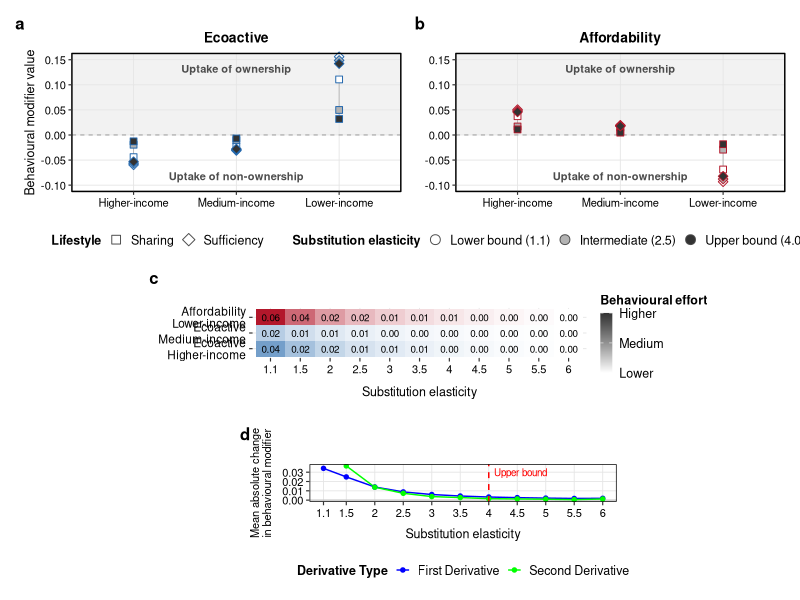
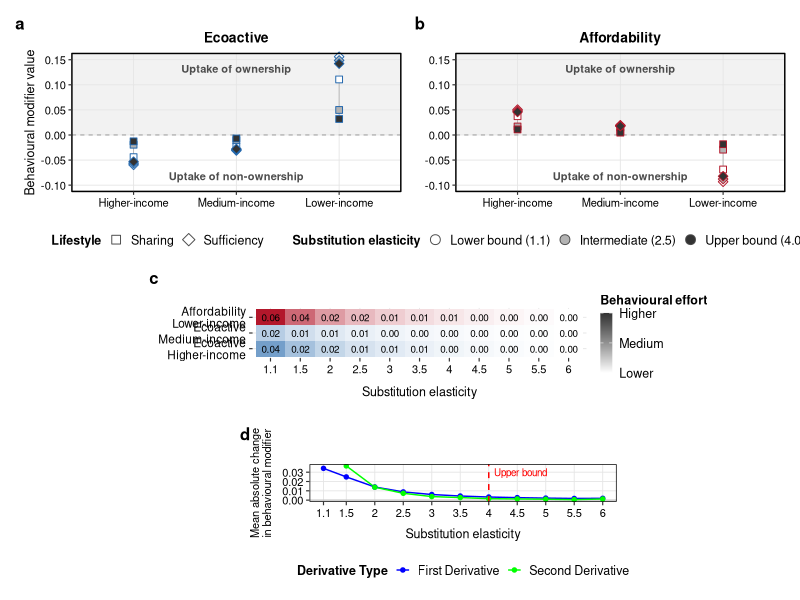
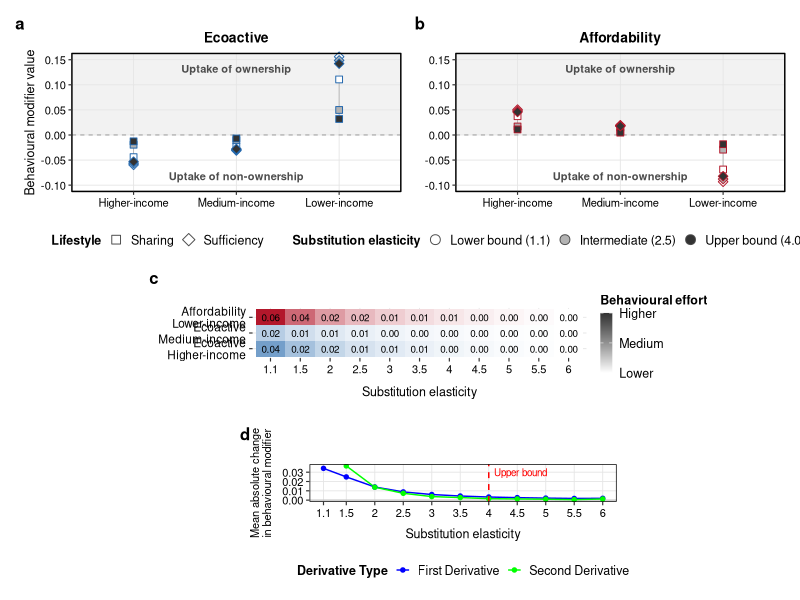

Source code (R) for these figures, in order:
library(ggplot2)
library(readxl)
library(dplyr)
library(tidyr)
library(patchwork)
library(scales)
Sys.setlocale("LC_ALL", "en_US.UTF-8")

options(scipen = 999)

sigmas <- c(1.1, 1.5, 2.0, 2.5, 3.0, 3.5, 4.0, 4.5, 5.0, 5.5, 6.0)

sharing_ecoactive <- data.frame(
  sigma       = sigmas,
  lowcarbon   = c(-0.0441650390,-0.0318603515,-0.0240966796,-0.0194091796,-0.0164794921,-0.0142822265,-0.0126708984,-0.0113525390,-0.0103271484,-0.0095947265,-0.0088623046),
  cautious    = c(-0.0233642578,-0.0169189453,-0.0129638671,-0.0104736328,-0.0090087890,-0.0078369140,-0.0069580078,-0.0062255859,-0.0057861328,-0.0053466796,-0.0049072265),
  constrained = c( 0.1106689453, 0.0812255859, 0.0617431640, 0.0498779296, 0.0418212890, 0.0361083984, 0.0318603515, 0.0284912109, 0.0257080078, 0.0235107421, 0.0216064453)
)

sharing_affordability <- data.frame(
  sigma       = sigmas,
  lowcarbon   = c( 0.0374267578, 0.0273193359, 0.0208740234, 0.0169189453, 0.0142822265, 0.0123779296, 0.0110595703, 0.0100341796, 0.0091552734, 0.0084228515, 0.0078369140),
  cautious    = c( 0.0150146484, 0.0110595703, 0.0084228515, 0.0069580078, 0.0059326171, 0.0052001953, 0.0046142578, 0.0043212890, 0.0038818359, 0.0035888671, 0.0034423828),
  constrained = c(-0.0687744140,-0.0491455078,-0.0366943359,-0.0292236328,-0.0243896484,-0.0208740234,-0.0183837890,-0.0163330078,-0.0147216796,-0.0134033203,-0.0122314453)
)

sufficiency_ecoactive <- data.frame(
  sigma       = sigmas,
  lowcarbon   = c(-0.0595458984,-0.0585205078,-0.0573486328,-0.0563232421,-0.0551513671,-0.0542724609,-0.0532470703,-0.0523681640,-0.0514892578,-0.0506103515,-0.0497314453),
  cautious    = c(-0.0309814453,-0.0305419921,-0.0299560546,-0.0293701171,-0.0289306640,-0.0283447265,-0.0279052734,-0.0274658203,-0.0270263671,-0.0267333984,-0.0262939453),
  constrained = c( 0.1559326171, 0.1537353515, 0.1510986328, 0.1486083984, 0.1464111328, 0.1442138671, 0.1421630859, 0.1404052734, 0.1385009765, 0.1368896484, 0.1352783203)
)

sufficiency_affordability <- data.frame(
  sigma       = sigmas,
  lowcarbon   = c( 0.0506103515, 0.0497314453, 0.0488525390, 0.0481201171, 0.0472412109, 0.0465087890, 0.0459228515, 0.0451904296, 0.0446044921, 0.0440185546, 0.0434326171),
  cautious    = c( 0.0194091796, 0.0191162109, 0.0188232421, 0.0185302734, 0.0182373046, 0.0179443359, 0.0176513671, 0.0175048828, 0.0172119140, 0.0170654296, 0.0169189453),
  constrained = c(-0.0932373046,-0.0916259765,-0.0897216796,-0.0878173828,-0.0859130859,-0.0840087890,-0.0822509765,-0.0804931640,-0.0788818359,-0.0772705078,-0.0756591796)
)

deriv_raw <- data.frame(
  sigma     = rep(sigmas, each = 6),
  lifestyle = rep(c("Ecoactive","Ecoactive","Ecoactive",
                    "Affordability","Affordability","Affordability"), 11),
  hh        = rep(c("lowcarbon","cautious","constrained",
                    "lowcarbon","cautious","constrained"), 11),
  first_d = c(
    0.0307617187500000, 0.0161132812500000,-0.0736083985000000,
    -0.0252685547500000,-0.0098876952500000, 0.0490722655000000,
    0.0222981771111111, 0.0115559896666667,-0.0543619792222222,
    -0.0183919271111111,-0.0073242187777778, 0.0356445312222222,
    0.0124511719000000, 0.0064453125000000,-0.0313476563000000,
    -0.0104003906000000,-0.0041015625000000, 0.0199218750000000,
    0.0076171875000000, 0.0039550781000000,-0.0199218750000000,
    -0.0065917969000000,-0.0024902344000000, 0.0123046875000000,
    0.0051269531000000, 0.0026367188000000,-0.0137695312000000,
    -0.0045410157000000,-0.0017578125000000, 0.0083496094000000,
    0.0038085937000000, 0.0020507812000000,-0.0099609375000000,
    -0.0032226562000000,-0.0013183593000000, 0.0060058594000000,
    0.0029296875000000, 0.0016113281000000,-0.0076171875000000,
    -0.0023437500000000,-0.0008789063000000, 0.0045410156000000,
    0.0023437500000000, 0.0011718750000000,-0.0061523437000000,
    -0.0019042969000000,-0.0007324219000000, 0.0036621094000000,
    0.0017578125000000, 0.0008789063000000,-0.0049804688000000,
    -0.0016113281000000,-0.0007324219000000, 0.0029296875000000,
    0.0014648438000000, 0.0008789063000000,-0.0041015625000000,
    -0.0013183594000000,-0.0004394531000000, 0.0024902343000000,
    -0.0017444957272727,-0.0009721235636364, 0.0042746803818182,
    0.0015314275454545, 0.0006525212909091,-0.0024369673272727
  ),
  second_d = c(
    -0.0338541665555556,-0.0182291663333333, 0.0769856771111111,
    0.0275065105555556, 0.0102539058888889,-0.0537109371111111,
    -0.0338541665555556,-0.0182291663333333, 0.0769856771111111,
    0.0275065105555556, 0.0102539058888889,-0.0537109371111111,
    -0.0123046876000000,-0.0058593756000000, 0.0304687500000000,
    0.0099609376000000, 0.0046875004000000,-0.0199218752000000,
    -0.0070312500000000,-0.0041015620000000, 0.0152343752000000,
    0.0052734372000000, 0.0017578120000000,-0.0105468748000000,
    -0.0029296876000000,-0.0011718752000000, 0.0093750000000000,
    0.0029296876000000, 0.0011718756000000,-0.0052734376000000,
    -0.0023437500000000,-0.0011718752000000, 0.0058593748000000,
    0.0023437504000000, 0.0005859372000000,-0.0041015624000000,
    -0.0011718748000000,-0.0005859372000000, 0.0035156252000000,
    0.0011718744000000, 0.0011718748000000,-0.0017578128000000,
    -0.0011718752000000,-0.0011718752000000, 0.0023437500000000,
    0.0005859380000000,-0.0005859372000000,-0.0017578120000000,
    -0.0011718748000000, 0.0000000004000000, 0.0023437496000000,
    0.0005859372000000, 0.0005859372000000,-0.0011718756000000,
    0.0000000000000000,-0.0000000004000000, 0.0011718756000000,
    0.0005859376000000, 0.0005859380000000,-0.0005859372000000,
    0.0010697798424242, 0.0006170099212121,-0.0026944246606061,
    -0.0009011008484848,-0.0003151632969697, 0.0015935724424242
  )
) %>% mutate(row_idx = row_number())

sigma_breaks <- deriv_raw %>% group_by(sigma) %>% slice(1) %>% pull(row_idx)
sigma_labels <- as.character(sigmas)

ub_x <- deriv_raw %>% filter(sigma == 4.0) %>% slice(1) %>% pull(row_idx)
ub_y <- deriv_raw %>% filter(sigma == 4.0) %>% pull(second_d) %>% mean()

make_long <- function(df, lifestyle, behaviour) {
  df %>%
    pivot_longer(c(lowcarbon, cautious, constrained),
                 names_to = "HH_type", values_to = "Lifestyle_modifier") %>%
    mutate(
      Scenario_lifestyle = lifestyle,
      Behaviour          = behaviour,
      Elasticity         = sigma,
      Income_group       = case_when(
        HH_type == "lowcarbon"   ~ "Higher-income",
        HH_type == "cautious"    ~ "Medium-income",
        HH_type == "constrained" ~ "Lower-income"
      )
    ) %>%
    select(-sigma, -HH_type)
}

df_sharing <- bind_rows(
  make_long(sharing_ecoactive,     "Ecoactive",    "Sharing"),
  make_long(sharing_affordability, "Affordability", "Sharing")
)

df_sufficiency <- bind_rows(
  make_long(sufficiency_ecoactive,     "Ecoactive",    "Sufficiency"),
  make_long(sufficiency_affordability, "Affordability", "Sufficiency")
)

df_all <- bind_rows(df_sharing, df_sufficiency)

df_all$Income_group <- factor(df_all$Income_group,
                              levels = c("Higher-income","Medium-income","Lower-income"))
df_all$Behaviour    <- factor(df_all$Behaviour, levels = c("Sharing","Sufficiency"))

df_levels <- df_all %>%
  filter(round(Elasticity, 1) %in% c(1.1, 2.5, 4.0)) %>%
  mutate(Ecosystem = case_when(
    round(Elasticity, 1) == 1.1 ~ "Lower bound (1.1)",
    round(Elasticity, 1) == 2.5 ~ "Intermediate (2.5)",
    round(Elasticity, 1) == 4.0 ~ "Upper bound (4.0)"
  ))

df_levels$Ecosystem <- factor(df_levels$Ecosystem,
                              levels = c("Lower bound (1.1)",
                                         "Intermediate (2.5)",
                                         "Upper bound (4.0)"))

scenario_colors  <- c("Ecoactive" = "#2166AC", "Affordability" = "#B2182B")
behaviour_shapes <- c("Sharing" = 22, "Sufficiency" = 23)

# ── Theme ─────────────────────────────────────────────────────────────────────
theme_nature <- function() {
  theme_bw(base_size = 10) +
    theme(
      panel.grid.major  = element_line(color = "grey90", linewidth = 0.3),
      panel.grid.minor  = element_blank(),
      panel.border      = element_rect(color = "black", linewidth = 0.5),
      axis.title        = element_text(size = 9),
      axis.text         = element_text(size = 8, color = "black"),
      axis.ticks        = element_line(linewidth = 0.4),
      legend.position   = "bottom",
      legend.title      = element_text(size = 9, face = "bold"),
      legend.text       = element_text(size = 9),
      legend.key.size   = unit(0.4, "cm"),
      legend.background = element_blank(),
      plot.title        = element_text(size = 10, face = "bold", hjust = 0.5),
      plot.margin       = margin(5, 5, 5, 5)
    )
}

create_levels_panel <- function(data, scenario_name, title, show_y_label = TRUE) {
  subset_data <- data %>% filter(Scenario_lifestyle == scenario_name)
  
  ggplot(subset_data,
         aes(x     = Income_group,
             y     = Lifestyle_modifier,
             color = Scenario_lifestyle,
             shape = Behaviour,
             group = interaction(Income_group, Scenario_lifestyle, Behaviour))) +
    annotate("rect", xmin = -Inf, xmax = Inf, ymin = 0, ymax = Inf,
             fill = "grey90", alpha = 0.5) +
    geom_hline(yintercept = 0, linetype = "dashed",
               color = "grey50", linewidth = 0.25) +
    annotate("text", x = "Medium-income", y = 0.14,
             label = "Uptake of ownership",
             hjust = 0.5, vjust = 1, size = 2.8,
             color = "grey30", fontface = "bold") +
    annotate("text", x = "Medium-income", y = -0.09,
             label = "Uptake of non-ownership",
             hjust = 0.5, vjust = 0, size = 2.8,
             color = "grey30", fontface = "bold") +
    geom_line(linewidth = 0.3, color = "grey70") +
    geom_point(aes(fill = Ecosystem), size = 2.25, stroke = 0.5) +
    scale_color_manual(values = scenario_colors, guide = "none") +
    scale_shape_manual(values = behaviour_shapes, name = "Lifestyle") +
    scale_fill_manual(
      values = c("Lower bound (1.1)"  = "white",
                 "Intermediate (2.5)"  = "grey70",
                 "Upper bound (4.0)"   = "grey20"),
      name = "Substitution elasticity"
    ) +
    guides(
      shape = guide_legend(order = 1,
                           override.aes = list(size = 3, fill = "white",
                                               color = "grey30")),
      fill  = guide_legend(order = 2,
                           override.aes = list(shape = 21, size = 3,
                                               color = "grey30"))
    ) +
    labs(
      x     = NULL,
      y     = if (show_y_label) "Behavioural modifier value" else NULL,
      title = title
    ) +
    scale_y_continuous(breaks = seq(-0.10, 0.15, by = 0.05),
                       labels = number_format(accuracy = 0.05)) +
    coord_cartesian(ylim = c(-0.10, 0.15), clip = "off") +
    theme_nature()
}

p_eco    <- create_levels_panel(df_levels, "Ecoactive",    "Ecoactive",
                                show_y_label = TRUE)
p_afford <- create_levels_panel(df_levels, "Affordability", "Affordability",
                                show_y_label = FALSE)

top_row <- (p_eco | p_afford) +
  plot_layout(guides = "collect") &
  theme(legend.position = "bottom")

heatmap_data <- df_sharing %>%
  group_by(Scenario_lifestyle, Income_group) %>%
  mutate(
    best_case      = Lifestyle_modifier[which.max(Elasticity)],
    diff_from_best = Lifestyle_modifier - best_case,
    effort_gap     = abs(diff_from_best)
  ) %>%
  ungroup()

heatmap_filtered <- heatmap_data %>%
  filter(
    (Scenario_lifestyle == "Ecoactive"    & Income_group == "Higher-income")   |
      (Scenario_lifestyle == "Ecoactive"    & Income_group == "Medium-income") |
      (Scenario_lifestyle == "Affordability" & Income_group == "Lower-income")
  ) %>%
  mutate(
    Group_label = case_when(
      Scenario_lifestyle == "Ecoactive"    & Income_group == "Higher-income"   ~
        "Ecoactive\nHigher-income",
      Scenario_lifestyle == "Ecoactive"    & Income_group == "Medium-income" ~
        "Ecoactive\nMedium-income",
      Scenario_lifestyle == "Affordability" & Income_group == "Lower-income"    ~
        "Affordability\nLower-income"
    ),
    Elasticity_rounded = round(Elasticity, 1)
  ) %>%
  group_by(Scenario_lifestyle, Income_group, Group_label, Elasticity_rounded) %>%
  summarise(effort_gap = mean(effort_gap), .groups = "drop")

heatmap_filtered$Group_label <- factor(heatmap_filtered$Group_label,
                                       levels = c("Ecoactive\nHigher-income",
                                                  "Ecoactive\nMedium-income",
                                                  "Affordability\nLower-income"))

max_effort <- max(heatmap_filtered$effort_gap, na.rm = TRUE)
if (!is.finite(max_effort)) max_effort <- 1

heatmap_filtered <- heatmap_filtered %>%
  mutate(
    effort_norm = effort_gap / max_effort,
    fill_color  = case_when(
      Scenario_lifestyle == "Ecoactive" ~ rgb(
        red   = 1 - effort_norm * (1 - 0.13),
        green = 1 - effort_norm * (1 - 0.40),
        blue  = 1 - effort_norm * (1 - 0.67)
      ),
      Scenario_lifestyle == "Affordability" ~ rgb(
        red   = 1 - effort_norm * (1 - 0.70),
        green = 1 - effort_norm * (1 - 0.09),
        blue  = 1 - effort_norm * (1 - 0.17)
      )
    )
  )

heatmap_filtered$effort_for_legend <- heatmap_filtered$effort_gap

h_combined <- ggplot(heatmap_filtered,
                     aes(x = factor(Elasticity_rounded), y = Group_label)) +
  geom_tile(aes(fill = fill_color), color = "white", linewidth = 0) +
  scale_fill_identity() +
  geom_point(aes(color = effort_for_legend), alpha = 0, size = 0) +
  scale_color_gradient(
    low    = "white", high = "grey20",
    name   = "Behavioural effort",
    breaks = c(0, max_effort / 2, max_effort),
    labels = c("Lower", "Medium", "Higher"),
    guide  = guide_colorbar(direction      = "vertical",
                            title.position = "top",
                            barwidth       = 0.6,
                            barheight      = 3)
  ) +
  geom_text(aes(label = sprintf("%.2f", effort_gap)),
            color = "black", size = 2.5) +

  scale_y_discrete(labels = c(
    "Ecoactive\nHigher-income"    = "Ecoactive\nHigher-income",
    "Ecoactive\nMedium-income"    = "Ecoactive\nMedium-income",
    "Affordability\nLower-income" = "Affordability\nLower-income"
  )) +
  labs(x = "Substitution elasticity", y = NULL, title = "") +
  theme_nature() +
  theme(
    axis.text.x       = element_text(hjust = 0.5, size = 8),
    axis.text.y       = element_text(size = 8.5, lineheight = 0.85,
                                     hjust = 1, vjust = 0.5),
    axis.title.x      = element_text(vjust = 0, margin = margin(t = 5, b = 10)),
    panel.grid        = element_blank(),
    panel.border      = element_blank(),
    panel.background  = element_blank(),
    plot.background   = element_blank(),
    legend.position   = "right",
    legend.direction  = "vertical",
    legend.key.height = unit(0.8, "cm"),
    legend.key.width  = unit(0.3, "cm"),
    legend.title      = element_text(size = 9, face = "bold"),
    legend.text       = element_text(size = 9),
    legend.margin     = margin(0, 0, 0, 0),
    plot.margin       = margin(0, 50, 0, 50)
  ) +
  coord_cartesian(clip = "off")

deriv_sum <- deriv_raw %>%
  group_by(sigma) %>%
  summarise(`First Derivative`  = mean(abs(first_d)),
            `Second Derivative` = mean(abs(second_d)), .groups = "drop") %>%

  mutate(`Second Derivative` = if_else(sigma == min(sigma), NA_real_, `Second Derivative`)) %>%
  pivot_longer(-sigma, names_to = "type", values_to = "value")

p3 <- ggplot(deriv_sum, aes(x = sigma, y = value, color = type)) +
  geom_hline(yintercept = 0, colour = "grey70", linewidth = 0.3) +
  geom_line(linewidth = 0.5) +
  geom_point(size = 1.2) +
  geom_vline(xintercept = 4.0, linetype = "dashed",
             color = "red", linewidth = 0.5) +
  annotate("text", x = 4.0, y = Inf, label = "Upper bound", color = "red",
           size = 2.5, hjust = -0.1, vjust = 1.5) +
  scale_x_continuous(breaks = sigmas, labels = sigma_labels) +
  scale_color_manual(values = c("First Derivative"  = "blue",
                                "Second Derivative" = "green"),
                     name = "Derivative Type") +
  labs(x     = "Substitution elasticity",
       y = "Mean absolute change\nin behavioural modifier",
       title = "") +
  theme_nature() +
  theme(
    axis.title.y = element_text(size = 8, lineheight = 0.9, margin = margin(r = 6)),
    axis.title.x = element_text(margin = margin(t = 6))
  )

h_wrapped  <- plot_spacer() + h_combined + plot_spacer() +
  plot_layout(widths = c(1, 500, 1))
p3_wrapped <- plot_spacer() + p3 + plot_spacer() +
  plot_layout(widths = c(1, 2, 1))

combined <- top_row / h_wrapped / p3_wrapped +
  plot_layout(heights = c(5.5, 2, 1.5)) +
  plot_annotation(tag_levels = "a") &
  theme(plot.tag = element_text(size = 12, face = "bold"))

combined

if (!exists("out_dir")) out_dir <- "~/Desktop/Paper_Rethink_Results/figures"
dir.create(out_dir, showWarnings = FALSE, recursive = TRUE)

pdf_path <- file.path(out_dir, "figS_sensitivity_bounds.pdf")
ggsave(pdf_path, combined, width = 9, height = 11, device = "pdf")
ggsave(file.path(out_dir, "figS_sensitivity_bounds.png"), combined,
       width = 9, height = 11, dpi = 600)
if (!file.exists(pdf_path)) warning("PDF was not written: ", pdf_path)
message("Wrote to ", normalizePath(out_dir), ":\n  ",
        paste(list.files(out_dir, pattern = "sensitivity_bounds"), collapse = "\n  "))
